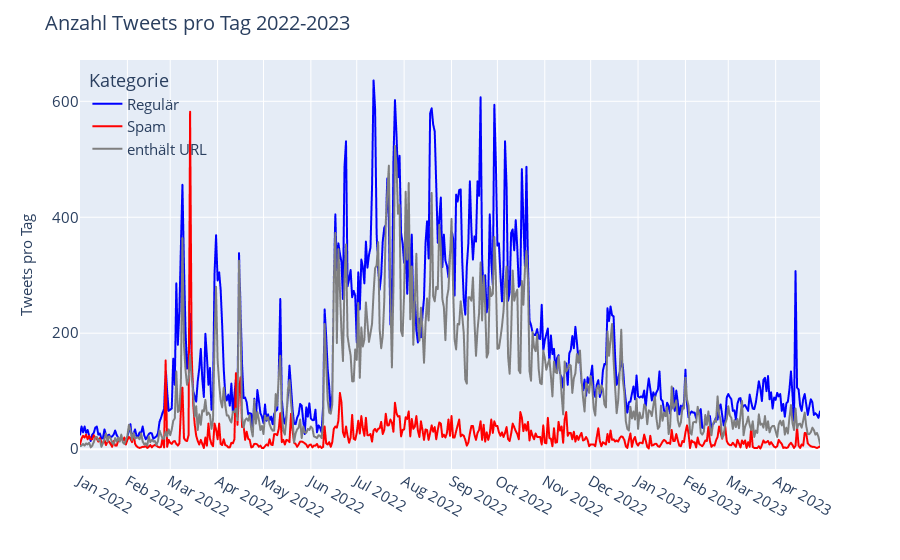

Here is the notebook cell this chart was saved with:
### Code cell
# 6. plot daily tweets since 2022 by category

corpus_per_day_category_2022 = corpus_per_day_category[corpus_per_day_category['date'] >= '2022-01-01']
fig = px.line(corpus_per_day_category_2022, x="date", y="count", color="category", 
              #color_discrete_sequence=px.colors.qualitative.Plotly,
              #color_discrete_map={"spam": '#DE4A4A', "http": '#7f7f7f', "regular": '#1f77b4'}
              color_discrete_map= {f'{spam}': 'rgb(255,0,0)', f'{http}': '#7f7f7f', f'{regular}': 'rgb(0,0,255)'}
              )

# change colors of lines
fig.update_traces(hovertemplate=None)
fig.update_layout(hovermode="x unified")
fig.update_layout(title=f'Anzahl Tweets pro Tag 2022-2023', title_font_size=20)
fig.update_xaxes(title_text="", title_font=dict(size=15), nticks=20, tickfont=dict(size=15))
fig.update_yaxes(title_text="Tweets pro Tag", title_font=dict(size=15), nticks=5, tickfont=dict(size=15))


# update layout of legend to make it more readable
fig.update_layout(legend=dict(
    yanchor="top",
    y=0.99,
    xanchor="left",
    x=0.01,
    title='Kategorie',
    bgcolor="rgba(0,0,0,0)",
    font=dict(
        size=15
    )
))


fig.show()
fig.write_html("../data/html_plots/corpus_per_day_category_2022.html")

### Figure 1 — Plotly figure (JSON) as saved in the notebook; plotly's stock layout.template omitted (floating-point values rounded to 4 significant figures; data arrays with more than 128 entries replaced by an {"elided": "..."} marker saying what was removed)
{"data": [{"legendgroup": "Regulär", "line": {"color": "rgb(0,0,255)", "dash": "solid"}, "marker": {"symbol": "circle"}, "mode": "lines", "name": "Regulär", "showlegend": true, "type": "scattergl", "x": {"elided": "485 str values"}, "xaxis": "x", "y": {"elided": "485 int values"}, "yaxis": "y"}, {"legendgroup": "Spam", "line": {"color": "rgb(255,0,0)", "dash": "solid"}, "marker": {"symbol": "circle"}, "mode": "lines", "name": "Spam", "showlegend": true, "type": "scattergl", "x": {"elided": "484 str values"}, "xaxis": "x", "y": {"elided": "484 int values"}, "yaxis": "y"}, {"legendgroup": "enthält URL", "line": {"color": "#7f7f7f", "dash": "solid"}, "marker": {"symbol": "circle"}, "mode": "lines", "name": "enthält URL", "showlegend": true, "type": "scattergl", "x": {"elided": "485 str values"}, "xaxis": "x", "y": {"elided": "485 int values"}, "yaxis": "y"}], "layout": {"hovermode": "x unified", "legend": {"bgcolor": "rgba(0,0,0,0)", "font": {"size": 15}, "title": {"text": "Kategorie"}, "tracegroupgap": 0, "x": 0.01, "xanchor": "left", "y": 0.99, "yanchor": "top"}, "margin": {"t": 60}, "title": {"font": {"size": 20}, "text": "Anzahl Tweets pro Tag 2022-2023"}, "xaxis": {"anchor": "y", "domain": [0, 1], "nticks": 20, "tickfont": {"size": 15}, "title": {"font": {"size": 15}, "text": ""}}, "yaxis": {"anchor": "x", "domain": [0, 1], "nticks": 5, "tickfont": {"size": 15}, "title": {"font": {"size": 15}, "text": "Tweets pro Tag"}}}}
